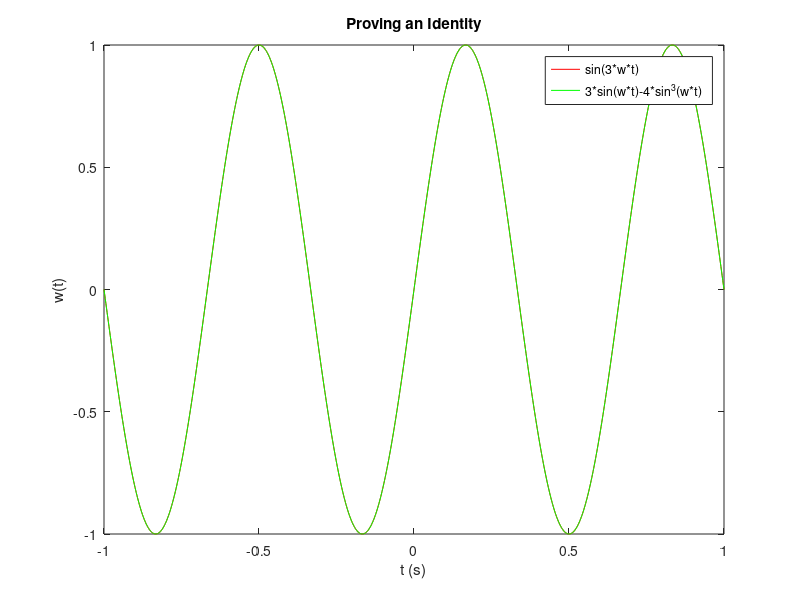
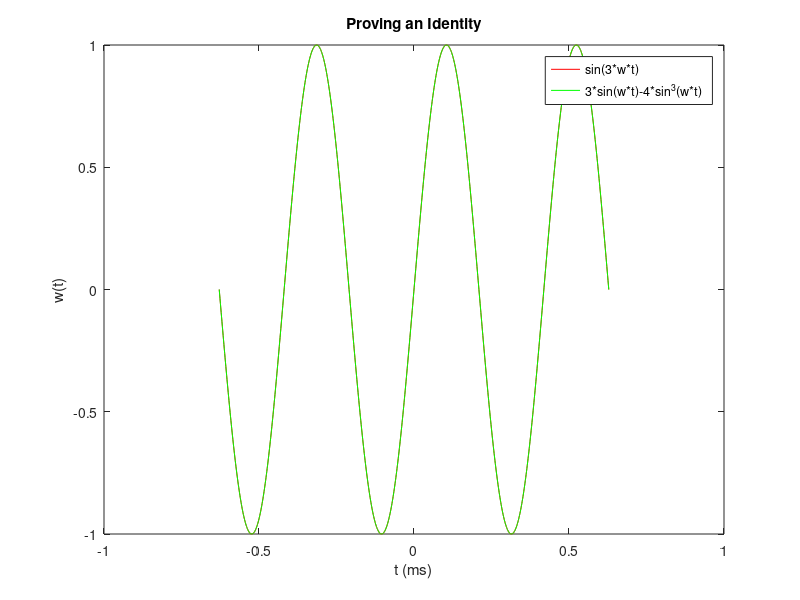
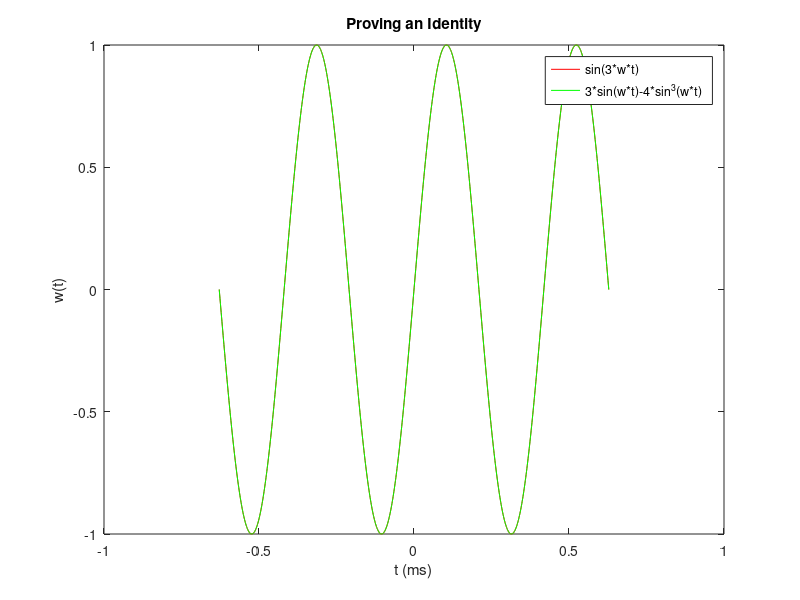

MATLAB code to generate these figures, in order:
% Lekhith Ponnaluru
% 10-4-23
% ECE 202 MATLAB Midterm Exam 1

% https://socratic.org/questions/show-that-sin-3theta-3sin-theta-4sin-theta

% The design of this problem is intended to prove an identity.

clear

% ----- Part A -----

% ----- Givens -----

w = pi;
t = linspace(-1,1,1000);
a = sin(3 * w * t);
b = 3 * sin(w * t) - 4 * sin(w * t) .^ 3;

% ----- Check -----
check = a == b;

% ----- Part B -----

% ----- Plot -----

figure(1)
plot(t,a,"red",t,b,"green")
title("Proving an Identity")
xlabel("t (s)")
ylabel("w(t)")
legend("sin(3*w*t)","3*sin(w*t)-4*sin^3(w*t)")

% ----- Part C -----

i = input("Set the value of w:")

% ----- Givens -----

t = linspace(-pi/i,pi/i,1000);
a = sin(3 * i * t);
b = 3 * sin(i * t) - 4 * sin(i * t) .^ 3;

% ----- Plot -----

figure(2)
plot(t,a,"red",t,b,"green")
title("Proving an Identity")
xlabel("t (s)")
ylabel("w(t)")
legend("sin(3*w*t)","3*sin(w*t)-4*sin^3(w*t)")

% ----- Part D -----

i = input("Set the value of w:")

% ----- Givens -----

t = linspace(-pi/i,pi/i,1000);
a = sin(3 * i * t);
b = 3 * sin(i * t) - 4 * sin(i * t) .^ 3;

% ----- Plot -----

if (-pi/i) <= -0.1 | (pi/i) >= 0.1
    xlabel("t (ms)")
else
    xlabel("t (s)")
end

figure(3)
plot(t,a,"red",t,b,"green")
title("Proving an Identity")
xlabel("t (ms)")
ylabel("w(t)")
legend("sin(3*w*t)","3*sin(w*t)-4*sin^3(w*t)")
